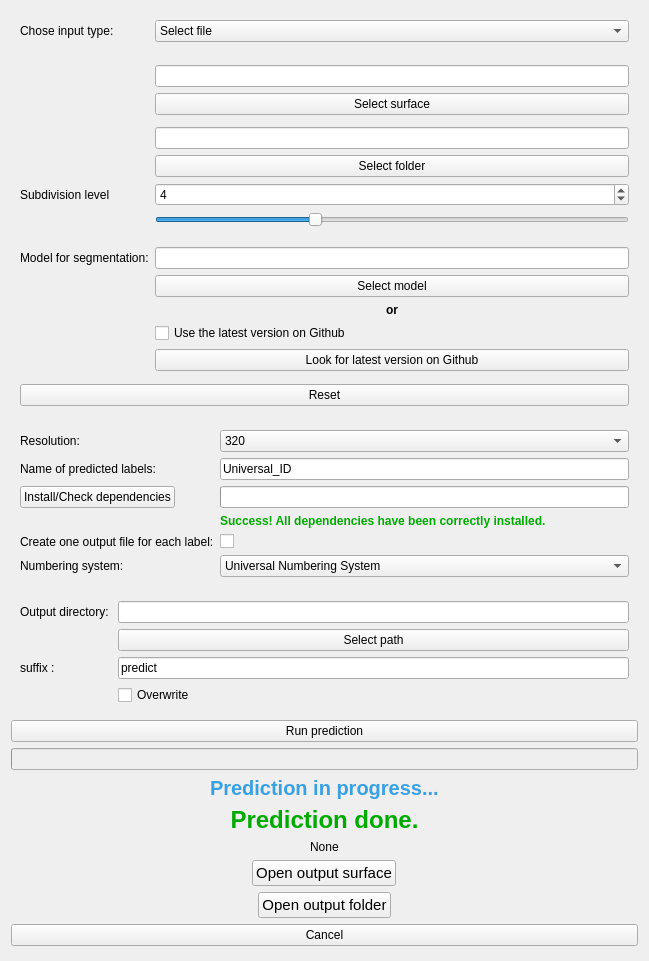
<?xml version="1.0" encoding="UTF-8"?>
<ui version="4.0">
 <class>prediction</class>
 <widget class="qMRMLWidget" name="prediction">
  <property name="geometry">
   <rect>
    <x>0</x>
    <y>0</y>
    <width>649</width>
    <height>961</height>
   </rect>
  </property>
  <property name="minimumSize">
   <size>
    <width>0</width>
    <height>826</height>
   </size>
  </property>
  <layout class="QVBoxLayout" name="verticalLayout">
   <item>
    <widget class="ctkCollapsibleButton" name="paramCollapsibleButton" native="true">
     <property name="font">
      <font>
       <italic>false</italic>
      </font>
     </property>
     <property name="text" stdset="0">
      <string>Inputs</string>
     </property>
     <property name="checkable" stdset="0">
      <bool>true</bool>
     </property>
     <property name="checked" stdset="0">
      <bool>true</bool>
     </property>
     <property name="collapsed" stdset="0">
      <bool>false</bool>
     </property>
     <property name="flat" stdset="0">
      <bool>false</bool>
     </property>
     <layout class="QFormLayout" name="formLayout_2">
      <item row="4" column="0">
       <widget class="QLabel" name="label_5">
        <property name="text">
         <string>Chose input type: </string>
        </property>
       </widget>
      </item>
      <item row="4" column="1">
       <widget class="QComboBox" name="surfaceComboBox">
        <item>
         <property name="text">
          <string>Select file</string>
         </property>
        </item>
        <item>
         <property name="text">
          <string>Select folder</string>
         </property>
        </item>
        <item>
         <property name="text">
          <string>Select MRMLModelNode</string>
         </property>
        </item>
       </widget>
      </item>
      <item row="5" column="1">
       <spacer name="verticalSpacer_6">
        <property name="orientation">
         <enum>Qt::Vertical</enum>
        </property>
        <property name="sizeHint" stdset="0">
         <size>
          <width>20</width>
          <height>20</height>
         </size>
        </property>
       </spacer>
      </item>
      <item row="6" column="1">
       <widget class="QLineEdit" name="surfaceLineEdit">
        <property name="font">
         <font>
          <pointsize>8</pointsize>
          <italic>false</italic>
         </font>
        </property>
        <property name="text">
         <string/>
        </property>
       </widget>
      </item>
      <item row="7" column="1">
       <widget class="QPushButton" name="browseSurfaceButton">
        <property name="text">
         <string>Select surface</string>
        </property>
       </widget>
      </item>
      <item row="8" column="1">
       <widget class="qMRMLNodeComboBox" name="MRMLNodeComboBox" native="true">
        <property name="enabled">
         <bool>true</bool>
        </property>
        <property name="nodeTypes" stdset="0">
         <stringlist>
          <string>vtkMRMLModelNode</string>
         </stringlist>
        </property>
       </widget>
      </item>
      <item row="9" column="0">
       <spacer name="verticalSpacer_4">
        <property name="orientation">
         <enum>Qt::Vertical</enum>
        </property>
        <property name="sizeHint" stdset="0">
         <size>
          <width>20</width>
          <height>10</height>
         </size>
        </property>
       </spacer>
      </item>
      <item row="9" column="1">
       <widget class="QLineEdit" name="inputFolderLineEdit"/>
      </item>
      <item row="10" column="0">
       <spacer name="verticalSpacer_2">
        <property name="orientation">
         <enum>Qt::Vertical</enum>
        </property>
        <property name="sizeHint" stdset="0">
         <size>
          <width>20</width>
          <height>10</height>
         </size>
        </property>
       </spacer>
      </item>
      <item row="10" column="1">
       <widget class="QPushButton" name="inputFolderPushButton">
        <property name="text">
         <string>Select folder</string>
        </property>
       </widget>
      </item>
      <item row="13" column="0">
       <widget class="QLabel" name="label_3">
        <property name="text">
         <string>Subdivision level</string>
        </property>
       </widget>
      </item>
      <item row="13" column="1">
       <widget class="QSpinBox" name="rotationSpinBox">
        <property name="minimum">
         <number>1</number>
        </property>
        <property name="maximum">
         <number>10</number>
        </property>
        <property name="singleStep">
         <number>0</number>
        </property>
        <property name="value">
         <number>4</number>
        </property>
       </widget>
      </item>
      <item row="14" column="1">
       <widget class="QSlider" name="rotationSlider">
        <property name="minimum">
         <number>1</number>
        </property>
        <property name="maximum">
         <number>10</number>
        </property>
        <property name="value">
         <number>4</number>
        </property>
        <property name="tracking">
         <bool>true</bool>
        </property>
        <property name="orientation">
         <enum>Qt::Horizontal</enum>
        </property>
        <property name="invertedAppearance">
         <bool>false</bool>
        </property>
        <property name="invertedControls">
         <bool>false</bool>
        </property>
       </widget>
      </item>
      <item row="16" column="1">
       <spacer name="verticalSpacer_3">
        <property name="orientation">
         <enum>Qt::Vertical</enum>
        </property>
        <property name="sizeHint" stdset="0">
         <size>
          <width>20</width>
          <height>10</height>
         </size>
        </property>
       </spacer>
      </item>
      <item row="18" column="1">
       <spacer name="verticalSpacer_5">
        <property name="orientation">
         <enum>Qt::Vertical</enum>
        </property>
        <property name="sizeHint" stdset="0">
         <size>
          <width>20</width>
          <height>10</height>
         </size>
        </property>
       </spacer>
      </item>
      <item row="20" column="0">
       <widget class="QLabel" name="label_4">
        <property name="text">
         <string>Model for segmentation:</string>
        </property>
       </widget>
      </item>
      <item row="20" column="1">
       <widget class="QLineEdit" name="modelLineEdit">
        <property name="font">
         <font>
          <pointsize>8</pointsize>
          <italic>false</italic>
         </font>
        </property>
        <property name="text">
         <string/>
        </property>
       </widget>
      </item>
      <item row="21" column="1">
       <widget class="QPushButton" name="browseModelButton">
        <property name="text">
         <string>Select model</string>
        </property>
       </widget>
      </item>
      <item row="22" column="1">
       <widget class="QLabel" name="label_8">
        <property name="text">
         <string>&lt;html&gt;&lt;head/&gt;&lt;body&gt;&lt;p align=&quot;center&quot;&gt;&lt;span style=&quot; font-weight:600;&quot;&gt;or&lt;/span&gt;&lt;/p&gt;&lt;/body&gt;&lt;/html&gt;</string>
        </property>
       </widget>
      </item>
      <item row="24" column="1">
       <widget class="QPushButton" name="githubButton">
        <property name="text">
         <string>Look for latest version on Github</string>
        </property>
       </widget>
      </item>
      <item row="25" column="1">
       <spacer name="verticalSpacer_7">
        <property name="orientation">
         <enum>Qt::Vertical</enum>
        </property>
        <property name="sizeHint" stdset="0">
         <size>
          <width>20</width>
          <height>10</height>
         </size>
        </property>
       </spacer>
      </item>
      <item row="26" column="0" colspan="2">
       <widget class="QPushButton" name="resetButton">
        <property name="enabled">
         <bool>true</bool>
        </property>
        <property name="text">
         <string>Reset</string>
        </property>
       </widget>
      </item>
      <item row="23" column="1">
       <widget class="QCheckBox" name="checkBoxLatestModel">
        <property name="text">
         <string>Use the latest version on Github</string>
        </property>
       </widget>
      </item>
     </layout>
    </widget>
   </item>
   <item>
    <widget class="ctkCollapsibleButton" name="advancedCollapsibleButton" native="true">
     <property name="enabled">
      <bool>true</bool>
     </property>
     <property name="text" stdset="0">
      <string>Advanced</string>
     </property>
     <property name="collapsed" stdset="0">
      <bool>false</bool>
     </property>
     <layout class="QFormLayout" name="formLayout_3">
      <item row="0" column="0">
       <widget class="QLabel" name="label">
        <property name="text">
         <string>Resolution: </string>
        </property>
       </widget>
      </item>
      <item row="0" column="1">
       <widget class="QComboBox" name="resolutionComboBox">
        <property name="currentText">
         <string>320</string>
        </property>
        <property name="currentIndex">
         <number>1</number>
        </property>
        <item>
         <property name="text">
          <string>256</string>
         </property>
        </item>
        <item>
         <property name="text">
          <string>320</string>
         </property>
        </item>
        <item>
         <property name="text">
          <string>384</string>
         </property>
        </item>
        <item>
         <property name="text">
          <string>448</string>
         </property>
        </item>
        <item>
         <property name="text">
          <string>512</string>
         </property>
        </item>
       </widget>
      </item>
      <item row="5" column="0">
       <widget class="QLabel" name="label_6">
        <property name="text">
         <string>Name of predicted labels:</string>
        </property>
       </widget>
      </item>
      <item row="5" column="1">
       <widget class="QLineEdit" name="predictedIdLineEdit">
        <property name="text">
         <string>Universal_ID</string>
        </property>
       </widget>
      </item>
      <item row="6" column="0">
       <widget class="QPushButton" name="dependenciesButton">
        <property name="text">
         <string>Install/Check dependencies</string>
        </property>
       </widget>
      </item>
      <item row="6" column="1">
       <widget class="QProgressBar" name="installProgressBar">
        <property name="enabled">
         <bool>true</bool>
        </property>
        <property name="value">
         <number>0</number>
        </property>
        <property name="format">
         <string/>
        </property>
       </widget>
      </item>
      <item row="7" column="1">
       <widget class="QLabel" name="installSuccessLabel">
        <property name="text">
         <string>&lt;html&gt;&lt;head/&gt;&lt;body&gt;&lt;p&gt;&lt;span style=&quot; font-weight:600; color:#00aa00;&quot;&gt;Success! All dependencies have been correctly installed.&lt;/span&gt;&lt;/p&gt;&lt;/body&gt;&lt;/html&gt;</string>
        </property>
       </widget>
      </item>
      <item row="8" column="1">
       <widget class="QCheckBox" name="sepOutputsCheckbox">
        <property name="toolTip">
         <string>&lt;html&gt;&lt;head/&gt;&lt;body&gt;&lt;p&gt;&lt;span style=&quot; font-weight:600;&quot;&gt;Create one output for each label&lt;/span&gt;&lt;/p&gt;&lt;/body&gt;&lt;/html&gt;</string>
        </property>
        <property name="text">
         <string/>
        </property>
       </widget>
      </item>
      <item row="8" column="0">
       <widget class="QLabel" name="label_9">
        <property name="text">
         <string>Create one output file for each label:</string>
        </property>
       </widget>
      </item>
      <item row="9" column="1">
       <widget class="QComboBox" name="labelComboBox">
        <item>
         <property name="text">
          <string>Universal Numbering System</string>
         </property>
        </item>
        <item>
         <property name="text">
          <string>FDI notation</string>
         </property>
        </item>
       </widget>
      </item>
      <item row="9" column="0">
       <widget class="QLabel" name="label_7">
        <property name="text">
         <string>Numbering system:</string>
        </property>
       </widget>
      </item>
     </layout>
    </widget>
   </item>
   <item>
    <widget class="ctkCollapsibleButton" name="outputsCollapsibleButton" native="true">
     <property name="text" stdset="0">
      <string>Outputs</string>
     </property>
     <layout class="QFormLayout" name="formLayout_4">
      <item row="2" column="0">
       <widget class="QLabel" name="label_2">
        <property name="text">
         <string>Output directory: </string>
        </property>
       </widget>
      </item>
      <item row="2" column="1">
       <widget class="QLineEdit" name="outputLineEdit">
        <property name="text">
         <string/>
        </property>
       </widget>
      </item>
      <item row="3" column="0">
       <layout class="QHBoxLayout" name="horizontalLayout_2"/>
      </item>
      <item row="3" column="1">
       <widget class="QPushButton" name="browseOutputButton">
        <property name="text">
         <string>Select path</string>
        </property>
       </widget>
      </item>
      <item row="4" column="0">
       <widget class="QLabel" name="outputFileLabel">
        <property name="text">
         <string>suffix : </string>
        </property>
       </widget>
      </item>
      <item row="4" column="1">
       <widget class="QLineEdit" name="outputFileLineEdit">
        <property name="text">
         <string>predict</string>
        </property>
       </widget>
      </item>
      <item row="5" column="1">
       <widget class="QCheckBox" name="checkBoxOverwrite">
        <property name="text">
         <string>Overwrite</string>
        </property>
       </widget>
      </item>
     </layout>
    </widget>
   </item>
   <item>
    <widget class="QPushButton" name="applyChangesButton">
     <property name="text">
      <string>Run prediction</string>
     </property>
    </widget>
   </item>
   <item>
    <widget class="QProgressBar" name="progressBar">
     <property name="enabled">
      <bool>false</bool>
     </property>
     <property name="maximum">
      <number>100</number>
     </property>
     <property name="value">
      <number>0</number>
     </property>
     <property name="textVisible">
      <bool>false</bool>
     </property>
     <property name="format">
      <string>%p%</string>
     </property>
    </widget>
   </item>
   <item alignment="Qt::AlignHCenter">
    <widget class="QLabel" name="progressLabel">
     <property name="enabled">
      <bool>false</bool>
     </property>
     <property name="font">
      <font>
       <pointsize>15</pointsize>
       <weight>75</weight>
       <bold>true</bold>
      </font>
     </property>
     <property name="layoutDirection">
      <enum>Qt::LeftToRight</enum>
     </property>
     <property name="autoFillBackground">
      <bool>false</bool>
     </property>
     <property name="text">
      <string>&lt;html&gt;&lt;head/&gt;&lt;body&gt;&lt;p&gt;&lt;span style=&quot; color:#38a1e3;&quot;&gt;Prediction in progress...&lt;/span&gt;&lt;/p&gt;&lt;/body&gt;&lt;/html&gt;</string>
     </property>
     <property name="wordWrap">
      <bool>false</bool>
     </property>
    </widget>
   </item>
   <item>
    <widget class="QLabel" name="doneLabel">
     <property name="text">
      <string>&lt;html&gt;&lt;head/&gt;&lt;body&gt;&lt;p align=&quot;center&quot;&gt;&lt;span style=&quot; font-size:18pt; font-weight:600; color:#00aa00;&quot;&gt;Prediction done.&lt;/span&gt;&lt;/p&gt;&lt;/body&gt;&lt;/html&gt;</string>
     </property>
    </widget>
   </item>
   <item alignment="Qt::AlignHCenter">
    <widget class="QLabel" name="timeLabel">
     <property name="text">
      <string>None</string>
     </property>
    </widget>
   </item>
   <item alignment="Qt::AlignHCenter">
    <widget class="QPushButton" name="openOutSurfButton">
     <property name="font">
      <font>
       <pointsize>11</pointsize>
      </font>
     </property>
     <property name="text">
      <string>Open output surface</string>
     </property>
     <property name="checkable">
      <bool>false</bool>
     </property>
    </widget>
   </item>
   <item alignment="Qt::AlignHCenter">
    <widget class="QPushButton" name="openOutFolderButton">
     <property name="enabled">
      <bool>true</bool>
     </property>
     <property name="font">
      <font>
       <pointsize>11</pointsize>
       <weight>50</weight>
       <bold>false</bold>
      </font>
     </property>
     <property name="toolTip">
      <string>&lt;html&gt;&lt;head/&gt;&lt;body&gt;&lt;p align=&quot;center&quot;&gt;&lt;span style=&quot; font-size:11pt;&quot;&gt;Open output folder&lt;/span&gt;&lt;/p&gt;&lt;/body&gt;&lt;/html&gt;</string>
     </property>
     <property name="text">
      <string>Open output folder</string>
     </property>
     <property name="checkable">
      <bool>false</bool>
     </property>
    </widget>
   </item>
   <item>
    <widget class="QPushButton" name="cancelButton">
     <property name="text">
      <string>Cancel</string>
     </property>
    </widget>
   </item>
   <item>
    <spacer name="verticalSpacer">
     <property name="orientation">
      <enum>Qt::Vertical</enum>
     </property>
     <property name="sizeHint" stdset="0">
      <size>
       <width>20</width>
       <height>40</height>
      </size>
     </property>
    </spacer>
   </item>
  </layout>
 </widget>
 <customwidgets>
  <customwidget>
   <class>qMRMLNodeComboBox</class>
   <extends>QWidget</extends>
   <header>qMRMLNodeComboBox.h</header>
  </customwidget>
  <customwidget>
   <class>qMRMLWidget</class>
   <extends>QWidget</extends>
   <header>qMRMLWidget.h</header>
   <container>1</container>
  </customwidget>
  <customwidget>
   <class>ctkCollapsibleButton</class>
   <extends>QWidget</extends>
   <header>ctkCollapsibleButton.h</header>
   <container>1</container>
  </customwidget>
 </customwidgets>
 <resources/>
 <connections/>
</ui>
